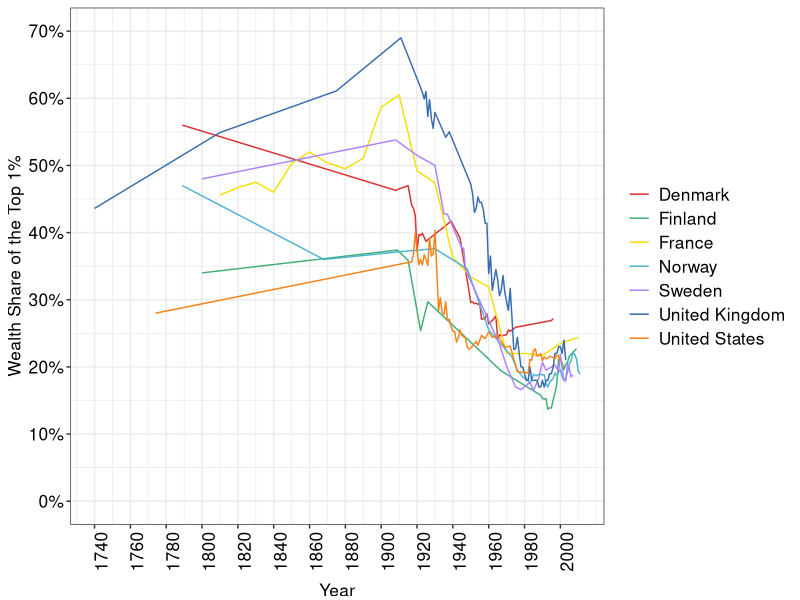
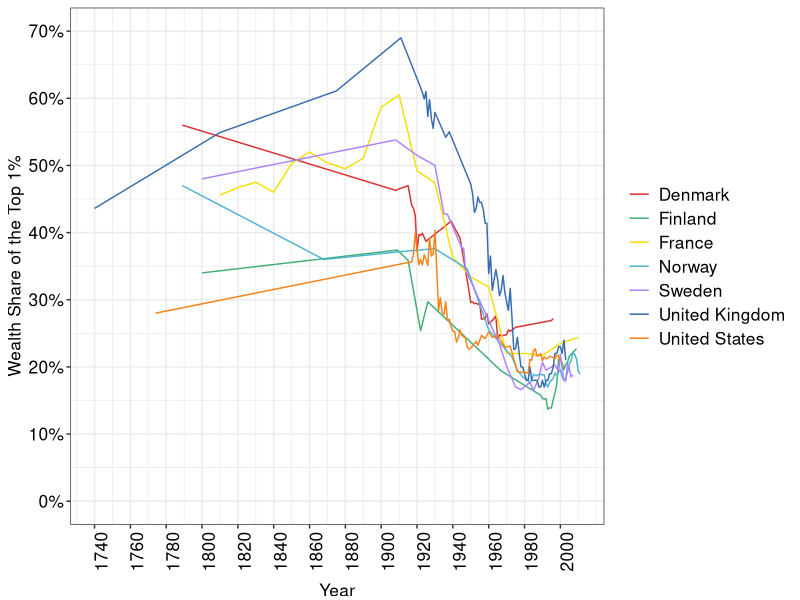

These figures' R source, in order:
require(shape)
library(tidyverse)
library(lubridate)
library(openxlsx)
library(readxl)

wealth_share <- read_excel("capitalism/top_1percent_wealth_share.xlsx")

COL <- c("#7fc97f", "#beaed4", "#fdc086", "#ffff99", "#386cb0", "#f0027f", "#bf5b17", "#666666")
COLA <- c("#e0f3db", "#99d8c9","#66c2a4","#41ae76", "#238b45", "#005824", "#f0027f")
COLB <- c("#c6dbef", "#4eb3d3", "#2b8cbe", "#0868ac","#084081", "#9e9ac8","#f0027f")
COLC <- c("#fcfbfd", "#efedf5", "#dadaeb", "#bcbddc", "#9e9ac8", "#807dba", "#6a51a3", "#54278f", "#3f007d")
COLD <- c("#DA3030","#41ae76","#F7DE04", "#4eb3d3","#AE82FF","#386cb0","#F48318","#41ae76","#6a51a3", "#DA3030")

#Cleaning the wealth share data. Source: CORE
wealth_share_gathered <- wealth_share %>% 
  gather(Country, Wealth_share, c("Denmark", "Finland", "France", "Norway", "Sweden", "United Kingdom", "United States") )

wealth_share1 <- wealth_share_gathered[-c(1, 69, 137, 205, 273, 341, 409), ] 

wealth_share2 <- wealth_share1 %>%
  mutate(Year = ifelse(Country == "Denmark", ...1, ifelse(Country == "Finland", ...3, ifelse(Country == "France", ...5, ifelse(Country == "Norway", ...7, ifelse(Country == "Sweden", ...9, ifelse(Country == "United Kingdom", ...11, ifelse(Country == "United States", ...13, NA))))))))

wealth_share2$Wealth_share = as.numeric(as.character(wealth_share2$Wealth_share))

wealth_share3 <- wealth_share2 %>%
  select(-c("...1", "...3", "...5", "...7", "...9", "...11", "...13")) %>%
  filter(!is.na(Year)) %>%
  mutate(wealth_share = (Wealth_share)/100)

#Plotting the data 
wealth_share_plot <- ggplot(wealth_share3, aes(x = Year, y = wealth_share, group = Country, color = Country)) +
  geom_line() +
  #geom_line(aes(linetype = Country)) + #if we differentiate the lines without color
  ylab("Wealth Share of the Top 1%") + 
  scale_y_continuous(breaks = seq(0, 0.7, by = 0.1), labels = scales::percent_format(accuracy = 1), limits = c(0,0.7)) +
  scale_x_continuous(breaks = seq(1740, 2010, by = 20)) +
  theme_bw() + 
  theme(legend.position="right", 
        legend.title=element_blank(), 
        axis.title.y = element_text(size = 12.5, vjust = 1),
        legend.text=element_text(size=12.5),
        axis.text.x = element_text(size = 12.5, angle = 90, color = "black"),
        axis.text.y = element_text(size = 12.5, color = "black"),  
        axis.title.x = element_text(size = 12.5, vjust = -1)) +
  scale_color_manual(values = COLD)
  


print(wealth_share_plot)

#Save plot to PDF
ggsave(wealth_share_plot, filename = "wealth_share_top_1percent.pdf", 
       path = "capitalism",
       width = 9, height = 7, units = "in")


dev.off()
